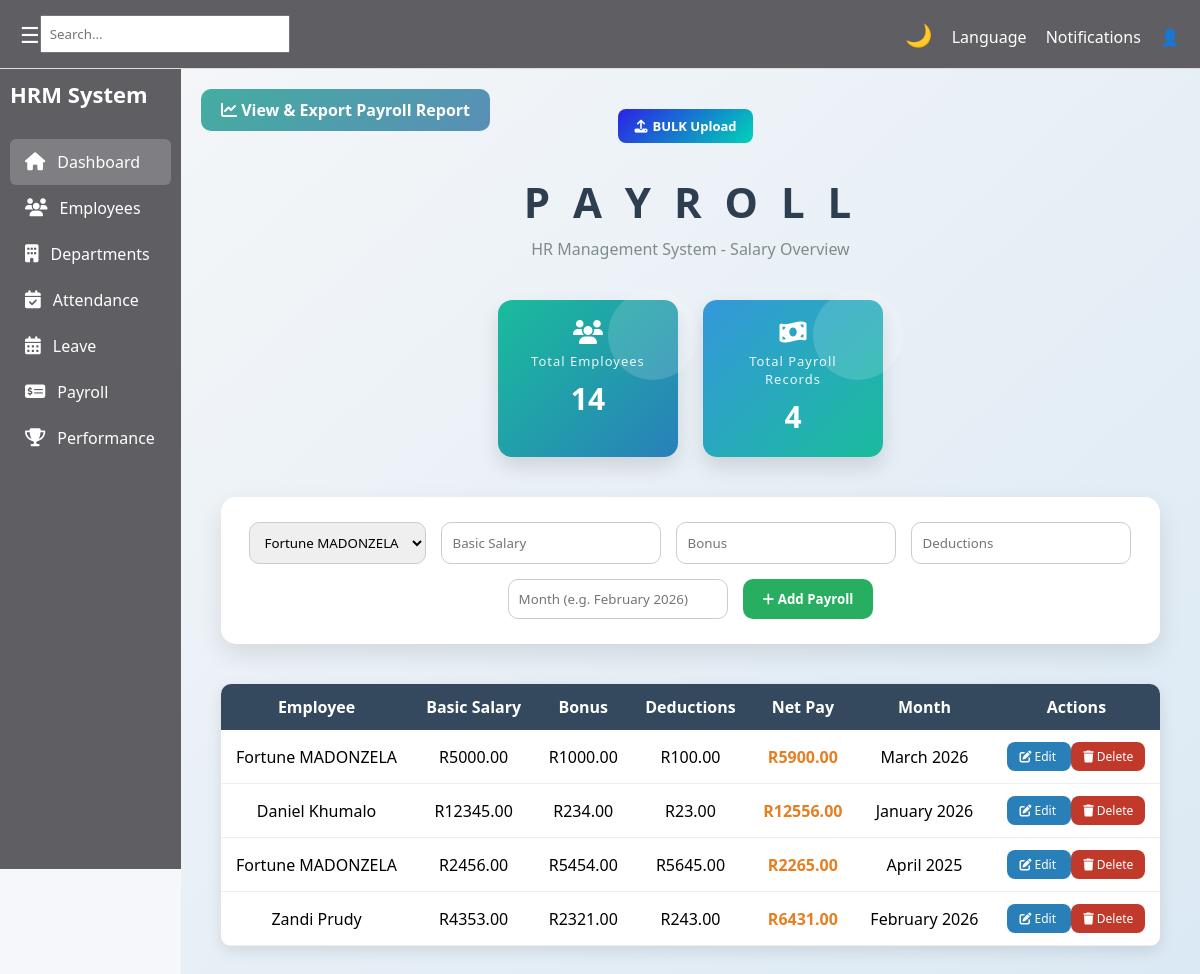
Before: /hr/payroll/ with the older database file.
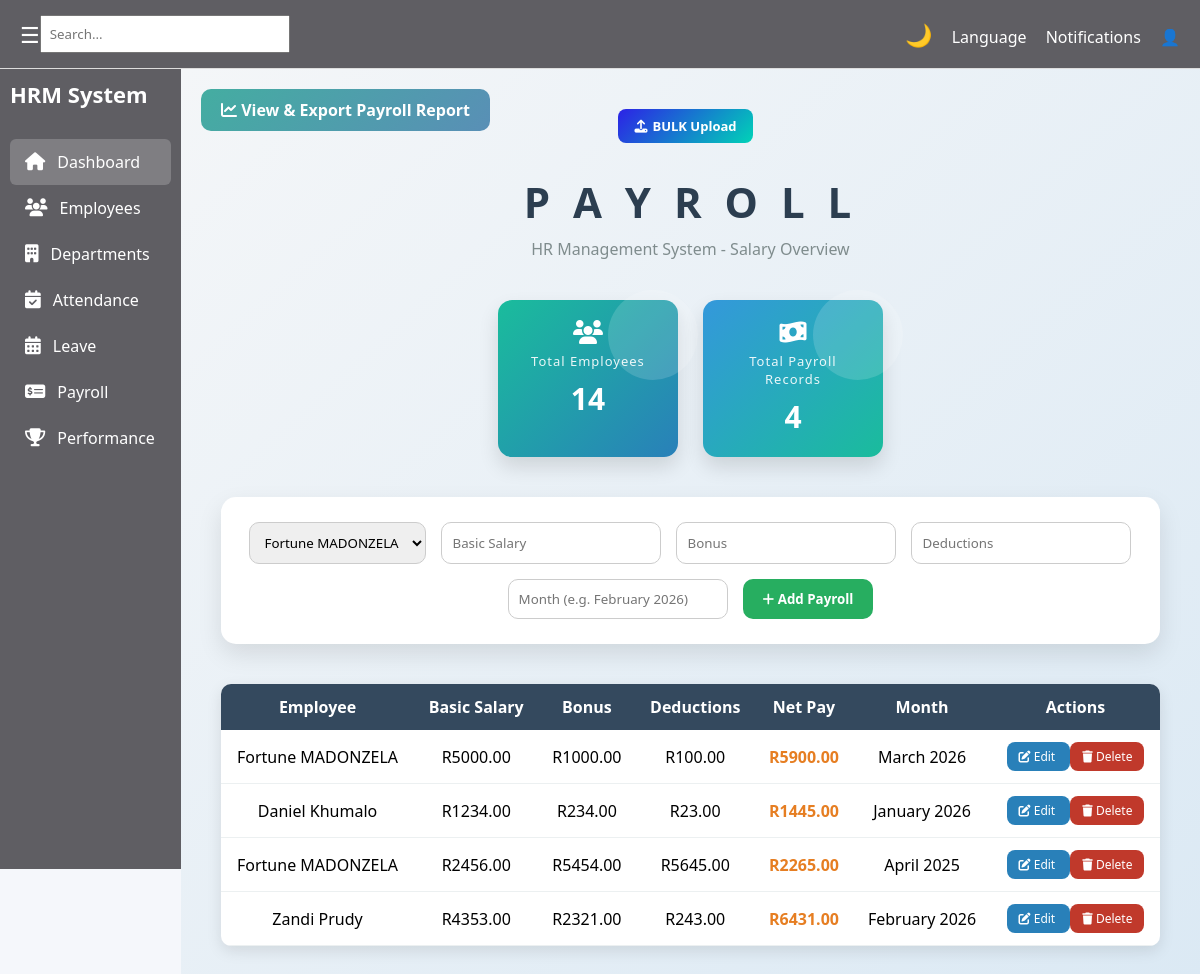
After: the same page with the newer database file.
### hr/models.py (models this page shows, shortened)
class Payroll(models.Model):
    employee = models.ForeignKey(Employee, on_delete=models.CASCADE)
    basic_salary = models.DecimalField(max_digits=10, decimal_places=2)
    bonus = models.DecimalField(max_digits=10, decimal_places=2, default=0)
    deductions = models.DecimalField(max_digits=10, decimal_places=2, default=0)
    month = models.CharField(max_length=50)
    created_at = models.DateTimeField(auto_now_add=True)
    def total_salary(self):
        return self.basic_salary + self.bonus - self.deductions
    class Meta:
        unique_together = ('employee', 'month')

class Employee(models.Model):
    user = models.OneToOneField(User, on_delete=models.CASCADE)
    department = models.ForeignKey(Department, on_delete=models.CASCADE)
    first_name = models.CharField(max_length=50)
    last_name = models.CharField(max_length=50)
    email = models.EmailField(unique=True)
    role = models.ForeignKey(Role, on_delete=models.CASCADE)
    date_joined = models.DateField(auto_now_add=True)
    profile_picture = models.ImageField(upload_to='employee_profiles/', blank=True, null=True) #media/employee_profiles/
    contract_copy = models.FileField(upload_to='employee_contracts/', blank=True, null=True) #media/employee_contracts/

### hr/views.py (the view)
# urls.py: path('payroll/', PayrollView.as_view(), name='payroll'),
class PayrollView(View):
    def get(self, request):
        payrolls = Payroll.objects.select_related('employee').all()
        employees = Employee.objects.all()
        context = {
            'payrolls': payrolls,
            'employees': employees,
            'total_employees': employees.count(),
            'total_payroll': payrolls.count(),
        }
        return render(request, 'hr/pages/payroll.html', context)

### hr/templates/hr/pages/payroll.html (shortened to what this page needs)
{% extends "hr/base/base.html" %}
{% load static %}
{% block content %}
<link rel="stylesheet" href="https://cdnjs.cloudflare.com/ajax/libs/font-awesome/6.5.0/css/all.min.css">
<div class="payroll-container">
    <a href="{% url 'view_payroll_report' %}" class="view-report-btn corner-btn">
        <i class="fa fa-chart-line"></i> View & Export Payroll Report
    </a>
    <div class="bulk-upload-btns">
        <form id="bulk-upload-form" method="POST" action="{% url 'bulk-upload-payroll' %}" enctype="multipart/form-data">
            <label for="file-upload" class="bulk-btn custom-upload-btn">
                <i class="fa fa-upload"></i> BULK Upload
            </label>
        </form>
    </div>
    <div class="payroll-header">
        <h1>P A Y R O L L</h1>
        <p>HR Management System - Salary Overview</p>
    </div>
    <div class="stats-cards">
        <div class="card employees-card">
            <i class="fa fa-users card-icon"></i>
            <p>Total Employees</p>
            <h2>{{ total_employees }}</h2>
        </div>
        <div class="card records-card">
            <i class="fa fa-money-bill-wave card-icon"></i>
            <p>Total Payroll Records</p>
            <h2>{{ total_payroll }}</h2>
        </div>
    </div>
    <form method="POST" action="{% url 'add_payroll' %}" class="payroll-form">
        <select name="employee" required>
            {% for employee in employees %}
                <option value="{{ employee.id }}">
                    {{ employee.first_name }} {{ employee.last_name }}
                </option>
            {% endfor %}
        </select>
        <input type="number" name="basic_salary" placeholder="Basic Salary" required>
        <input type="number" name="bonus" placeholder="Bonus">
        <input type="number" name="deductions" placeholder="Deductions">
        <input type="text" name="month" placeholder="Month (e.g. February 2026)" required>
        <button type="submit">
            <i class="fa fa-plus"></i> Add Payroll
        </button>
    </form>
    <table>
        <thead>
            <tr>
                <th>Employee</th>
                <th>Basic Salary</th>
                <th>Bonus</th>
                <th>Deductions</th>
                <th>Net Pay</th>
                <th>Month</th>
                <th>Actions</th>
            </tr>
        </thead>
        <tbody>
            {% for payroll in payrolls %}
            <tr>
                <td>{{ payroll.employee.first_name }} {{ payroll.employee.last_name }}</td>
                <td>R{{ payroll.basic_salary }}</td>
                <td>{% if payroll.bonus %}R{{ payroll.bonus }}{% else %}R0{% endif %}</td>
                <td>{% if payroll.deductions %}R{{ payroll.deductions }}{% else %}R0{% endif %}</td>
                <td class="total-salary">R{{ payroll.total_salary|floatformat:2 }}</td>
                <td>{{ payroll.month }}</td>
                <td>
                    <a href="{% url 'edit_payroll' payroll.id %}">
                        <i class="fa fa-edit"></i> Edit
                    </a>
                    <form method="POST" action="{% url 'delete_payroll' payroll.id %}" style="display:inline;">
                        <button type="submit" onclick="return confirm('Are you sure you want to delete this payroll?');">
                            <i class="fa fa-trash"></i> Delete
                        </button>
                    </form>
                </td>
            </tr>
            {% empty %}
            <tr>
                <td colspan="7" style="padding:20px; color:gray;">No payroll records yet.</td>
            </tr>
            {% endfor %}
        </tbody>
    </table>
</div>
{% endblock %}

Changed rows visible on the page:
changed Payroll "January 2026": basic_salary "12345.00" → "1234.00"; total_salary "12556.00" → "1445.00"
